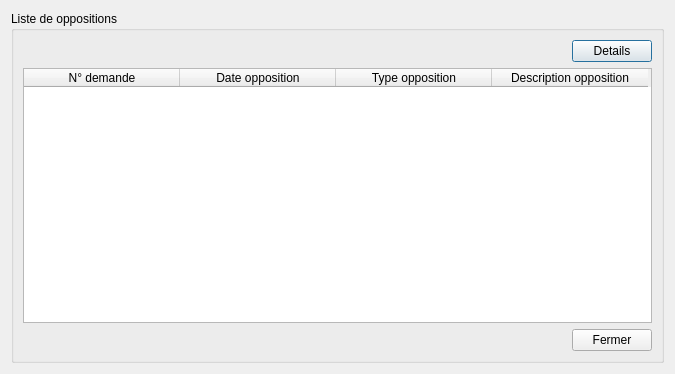
<?xml version="1.0" encoding="UTF-8"?>
<ui version="4.0">
 <class>Dialog</class>
 <widget class="QDialog" name="Dialog">
  <property name="geometry">
   <rect>
    <x>0</x>
    <y>0</y>
    <width>667</width>
    <height>374</height>
   </rect>
  </property>
  <property name="windowTitle">
   <string>Oppositions à la demande de certficat</string>
  </property>
  <layout class="QVBoxLayout" name="verticalLayout_2">
   <item>
    <widget class="QGroupBox" name="groupBox">
     <property name="title">
      <string>Liste de oppositions</string>
     </property>
     <layout class="QVBoxLayout" name="verticalLayout_3">
      <item>
       <layout class="QHBoxLayout" name="horizontalLayout">
        <item>
         <spacer name="horizontalSpacer">
          <property name="orientation">
           <enum>Qt::Horizontal</enum>
          </property>
          <property name="sizeHint" stdset="0">
           <size>
            <width>40</width>
            <height>20</height>
           </size>
          </property>
         </spacer>
        </item>
        <item>
         <widget class="QPushButton" name="pushButton">
          <property name="text">
           <string>Details</string>
          </property>
         </widget>
        </item>
       </layout>
      </item>
      <item>
       <widget class="QTableWidget" name="tableWidget">
        <property name="minimumSize">
         <size>
          <width>629</width>
          <height>0</height>
         </size>
        </property>
        <attribute name="horizontalHeaderCascadingSectionResizes">
         <bool>false</bool>
        </attribute>
        <attribute name="horizontalHeaderDefaultSectionSize">
         <number>156</number>
        </attribute>
        <column>
         <property name="text">
          <string>N° demande</string>
         </property>
        </column>
        <column>
         <property name="text">
          <string>Date opposition</string>
         </property>
        </column>
        <column>
         <property name="text">
          <string>Type opposition</string>
         </property>
        </column>
        <column>
         <property name="text">
          <string>Description opposition</string>
         </property>
        </column>
       </widget>
      </item>
      <item>
       <layout class="QHBoxLayout" name="horizontalLayout_2">
        <item>
         <spacer name="horizontalSpacer_2">
          <property name="orientation">
           <enum>Qt::Horizontal</enum>
          </property>
          <property name="sizeHint" stdset="0">
           <size>
            <width>40</width>
            <height>20</height>
           </size>
          </property>
         </spacer>
        </item>
        <item>
         <widget class="QPushButton" name="pushButton_2">
          <property name="text">
           <string>Fermer</string>
          </property>
         </widget>
        </item>
       </layout>
      </item>
     </layout>
    </widget>
   </item>
  </layout>
 </widget>
 <resources/>
 <connections/>
</ui>
